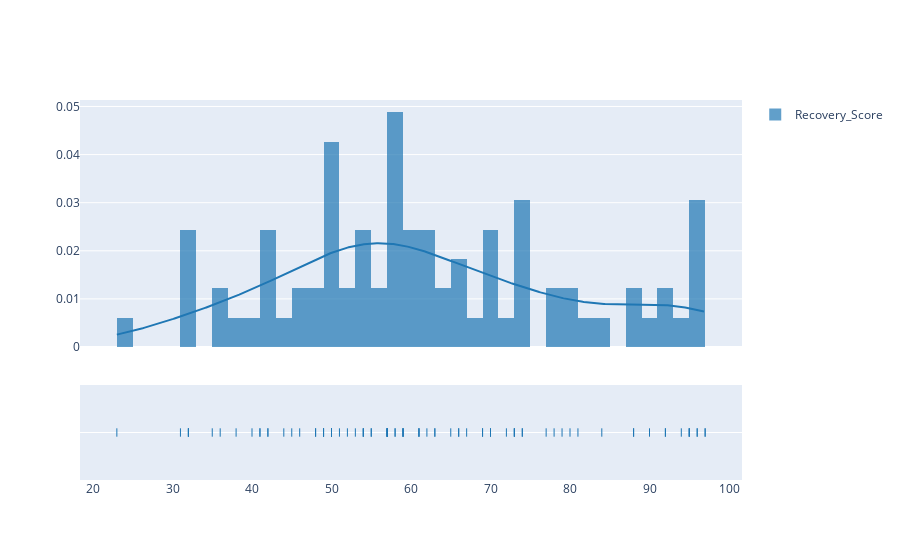

The notebook cell saved with this chart:
### Code cell
import plotly.figure_factory as ff

fig_three = ff.create_distplot(
    [recovery['value']], 
    bin_size=2, 
    group_labels=['Recovery_Score'])
fig_three.show()

### Figure 1 — Plotly figure (JSON) as saved in the notebook; plotly's stock layout.template omitted (floating-point values rounded to 4 significant figures; data arrays with more than 128 entries replaced by an {"elided": "..."} marker saying what was removed)
{"data": [{"autobinx": false, "histnorm": "probability density", "legendgroup": "Recovery_Score", "marker": {"color": "rgb(31, 119, 180)"}, "name": "Recovery_Score", "opacity": 0.7, "type": "histogram", "x": [36, 55, 54, 35, 50, 40, 67, 70, 97, 78, 54, 59, 45, 62, 41, 57, 59, 54, 58, 95, 48, 51, 81, 57, 55, 49, 42, 74, 73, 92, 84, 97, 70, 32, 61, 50, 50, 88, 49, 50, 41, 59, 69, 69, 74, 92, 61, 49, 65, 57, 57, 66, 38, 63, 31, 32, 96, 95, 79, 73, 57, 95, 72, 94, 73, 88, 53, 32, 52, 42, 44, 59, 46, 66, 80, 58, 96, 48, 90, 57, 61, 77, 63, 23], "xaxis": "x", "xbins": {"end": 97, "size": 2, "start": 23}, "yaxis": "y"}, {"legendgroup": "Recovery_Score", "marker": {"color": "rgb(31, 119, 180)"}, "mode": "lines", "name": "Recovery_Score", "showlegend": false, "type": "scatter", "x": {"elided": "500 float values"}, "xaxis": "x", "y": {"elided": "500 float values"}, "yaxis": "y"}, {"legendgroup": "Recovery_Score", "marker": {"color": "rgb(31, 119, 180)", "symbol": "line-ns-open"}, "mode": "markers", "name": "Recovery_Score", "showlegend": false, "type": "scatter", "x": [36, 55, 54, 35, 50, 40, 67, 70, 97, 78, 54, 59, 45, 62, 41, 57, 59, 54, 58, 95, 48, 51, 81, 57, 55, 49, 42, 74, 73, 92, 84, 97, 70, 32, 61, 50, 50, 88, 49, 50, 41, 59, 69, 69, 74, 92, 61, 49, 65, 57, 57, 66, 38, 63, 31, 32, 96, 95, 79, 73, 57, 95, 72, 94, 73, 88, 53, 32, 52, 42, 44, 59, 46, 66, 80, 58, 96, 48, 90, 57, 61, 77, 63, 23], "xaxis": "x", "y": ["Recovery_Score", "Recovery_Score", "Recovery_Score", "Recovery_Score", "Recovery_Score", "Recovery_Score", "Recovery_Score", "Recovery_Score", "Recovery_Score", "Recovery_Score", "Recovery_Score", "Recovery_Score", "Recovery_Score", "Recovery_Score", "Recovery_Score", "Recovery_Score", "Recovery_Score", "Recovery_Score", "Recovery_Score", "Recovery_Score", "Recovery_Score", "Recovery_Score", "Recovery_Score", "Recovery_Score", "Recovery_Score", "Recovery_Score", "Recovery_Score", "Recovery_Score", "Recovery_Score", "Recovery_Score", "Recovery_Score", "Recovery_Score", "Recovery_Score", "Recovery_Score", "Recovery_Score", "Recovery_Score", "Recovery_Score", "Recovery_Score", "Recovery_Score", "Recovery_Score", "Recovery_Score", "Recovery_Score", "Recovery_Score", "Recovery_Score", "Recovery_Score", "Recovery_Score", "Recovery_Score", "Recovery_Score", "Recovery_Score", "Recovery_Score", "Recovery_Score", "Recovery_Score", "Recovery_Score", "Recovery_Score", "Recovery_Score", "Recovery_Score", "Recovery_Score", "Recovery_Score", "Recovery_Score", "Recovery_Score", "Recovery_Score", "Recovery_Score", "Recovery_Score", "Recovery_Score", "Recovery_Score", "Recovery_Score", "Recovery_Score", "Recovery_Score", "Recovery_Score", "Recovery_Score", "Recovery_Score", "Recovery_Score", "Recovery_Score", "Recovery_Score", "Recovery_Score", "Recovery_Score", "Recovery_Score", "Recovery_Score", "Recovery_Score", "Recovery_Score", "Recovery_Score", "Recovery_Score", "Recovery_Score", "Recovery_Score"], "yaxis": "y2"}], "layout": {"barmode": "overlay", "hovermode": "closest", "legend": {"traceorder": "reversed"}, "xaxis": {"anchor": "y2", "domain": [0, 1], "zeroline": false}, "yaxis": {"anchor": "free", "domain": [0.35, 1], "position": 0}, "yaxis2": {"anchor": "x", "domain": [0, 0.25], "dtick": 1, "showticklabels": false}}}
